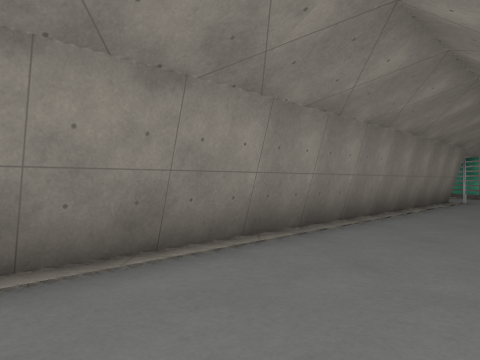
view 1 (above)

16 first-person views from a walk through a Godot game level. The camera is 1.5 m above the floor, looks level and sees 70° across. The floor is counted in squares, 2 m on a side. Each view is taken from the middle of a square. On the plan, view 1 faces up. The plan holds only what a view shows up to about 11 squares ahead; the rest is blank. The place goes on beyond the plan. Some surface patterns are stand-ins.

view 2
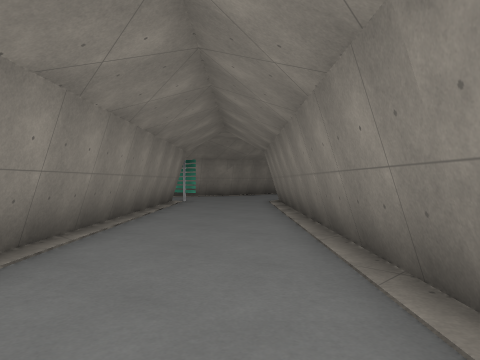

view 3
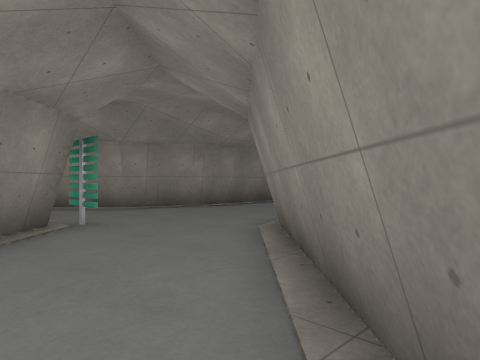

view 4
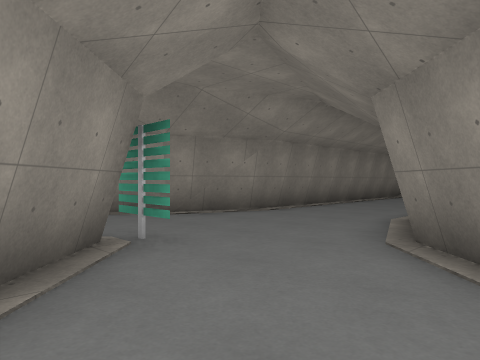

view 5
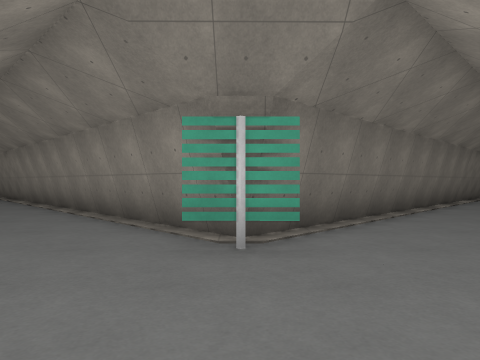

view 6
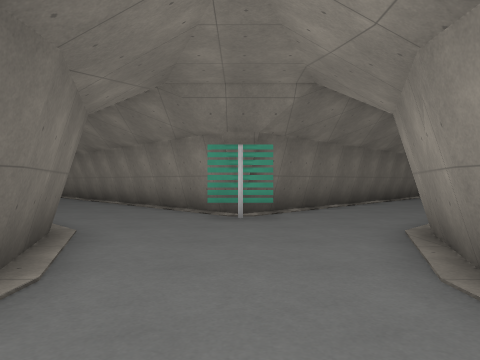

view 7
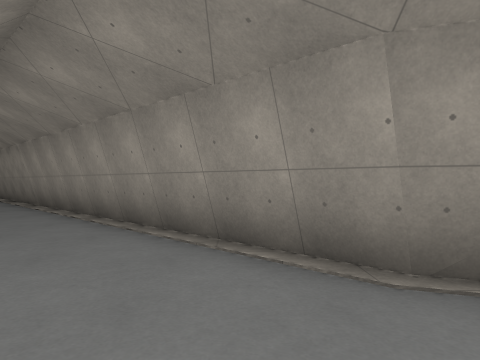

view 8
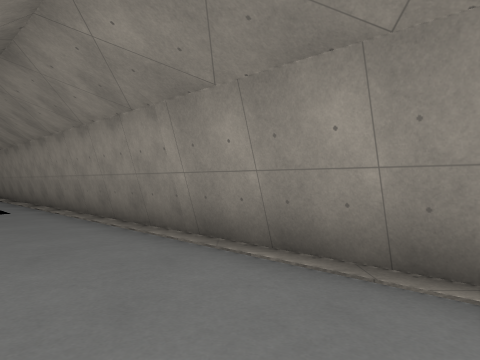

view 9
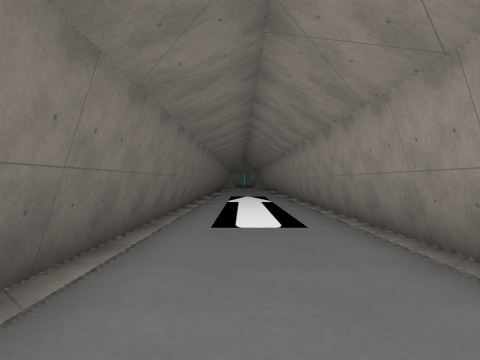

view 10
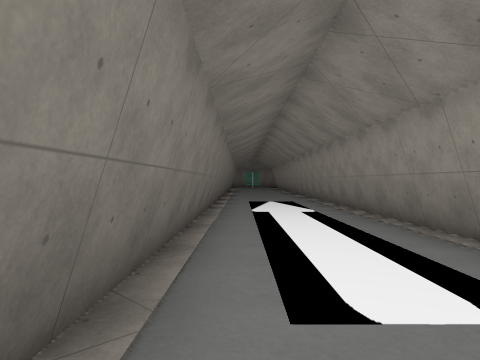

view 11
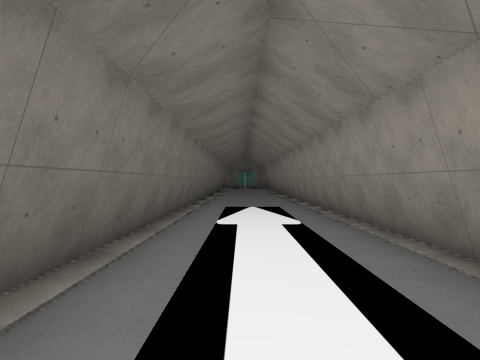

view 12
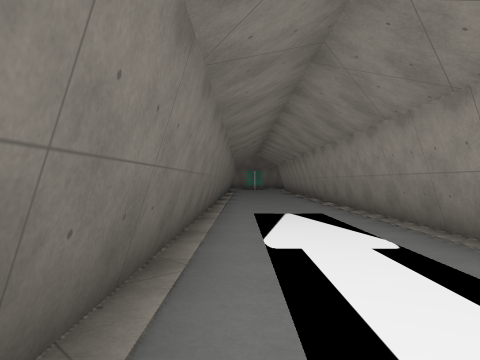

view 13
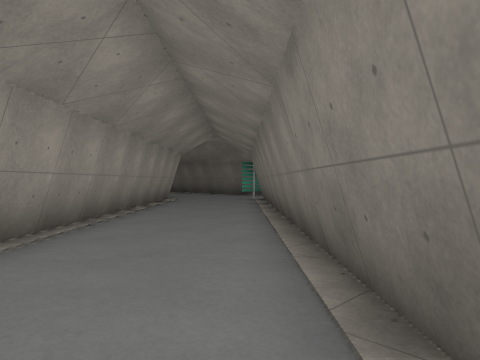

view 14
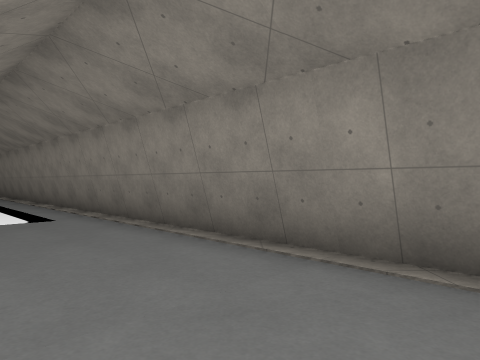

view 15
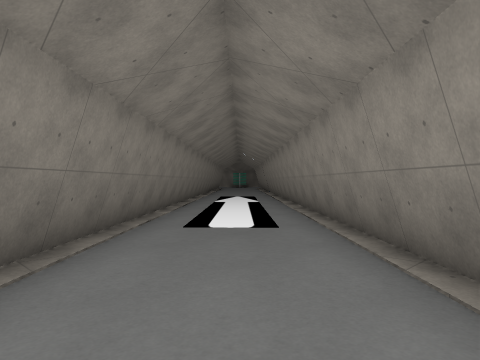

view 16
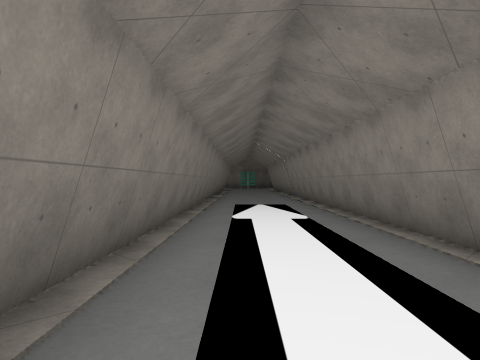

### Floor plan
Points are (right, up) in squares from view 1. A wall is a line through its corners. A room is listed if a view was taken in it or the views show most of it. See-through windows are left out.
Room 1 (views 1, 2, 3, 4, 5, 6, 7, 8, 9, 10, 11, 12, 13, 14, 15, 16)
walls: (6.7, 10.8) (-11.5, -7.2); (15, 12.7) (11.3, 12.7) (9.2, 13.5) (-10.9, 33.7); (1.8, 1.2) (9.1, 8.5) (11.6, 9.3); (-11.5, 29.7) (6.8, 11.2); (-9.1, -9.6) (0.6, 0)
low walls: (4.6, 13.2) (5.5, 12.3); (5.6, 12.2) (6.5, 11.2); (0.3, 17.5) (1.2, 16.6); (-2.4, 20.3) (0.2, 17.6); (-5.1, 22.9) (-3.5, 21.3); (-6.4, 24.2) (-5.6, 23.5); (-8.1, 26) (-6.5, 24.3)
objects: sign (7, 11)

Positions as (right, up) in squares from view 1, and headings:
1: (0, 0), facing up
2: (0, 1), facing up-right
3: (5, 5), facing up-right
4: (5, 7), facing up-right
5: (11, 11), facing left
6: (14, 11), facing left
7: (8, 11), facing up
8: (3, 16), facing up
9: (1, 19), facing up-left
10: (-2, 21), facing up-left
11: (-3, 23), facing up-left
12: (-5, 24), facing up-left
13: (-2, 21), facing down-right
14: (3, 3), facing left
15: (1, 3), facing down-left
16: (-2, -1), facing down-left
